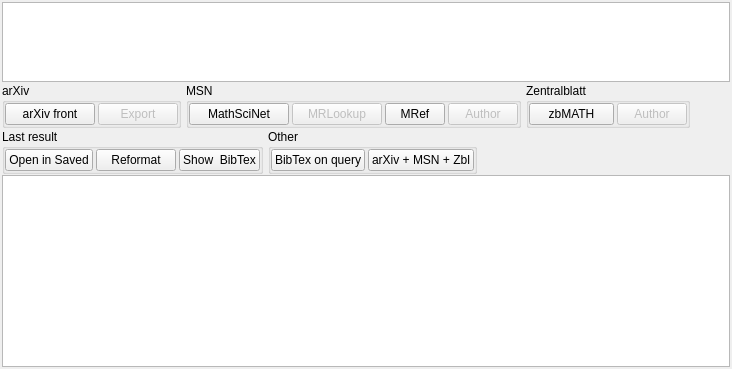
      <widget class="QWidget" name="searchTab">
       <attribute name="title">
        <string>Search</string>
       </attribute>
       <layout class="QVBoxLayout" name="verticalLayout_2">
        <property name="spacing">
         <number>1</number>
        </property>
        <property name="leftMargin">
         <number>2</number>
        </property>
        <property name="topMargin">
         <number>2</number>
        </property>
        <property name="rightMargin">
         <number>2</number>
        </property>
        <property name="bottomMargin">
         <number>2</number>
        </property>
        <item>
         <widget class="QPlainTextEdit" name="searchQuery">
          <property name="sizePolicy">
           <sizepolicy hsizetype="Expanding" vsizetype="Fixed">
            <horstretch>0</horstretch>
            <verstretch>0</verstretch>
           </sizepolicy>
          </property>
          <property name="minimumSize">
           <size>
            <width>0</width>
            <height>80</height>
           </size>
          </property>
          <property name="maximumSize">
           <size>
            <width>16777215</width>
            <height>80</height>
           </size>
          </property>
          <property name="toolTip">
           <string>&lt;html&gt;&lt;head/&gt;&lt;body&gt;&lt;p&gt;Supports and/or/not operator, parentheses and field specifiers.&lt;/p&gt;&lt;p&gt;For example au:, ti:, py: denote title, author and publication year fields. For the complete list of fields see Help.&lt;/p&gt;&lt;p&gt;New line indicates a new field, which can sometimes be guessed. E.g. 2005-2011 or 2005 will be treated as publication year.&lt;/p&gt;&lt;p&gt;Operators and/or/not at the end or beginning of a line are treated as connectors for the whole fields/lines.&lt;/p&gt;&lt;p&gt;Fully formed LaTex citation or BibTex record can also be used.&lt;/p&gt;&lt;/body&gt;&lt;/html&gt;</string>
          </property>
         </widget>
        </item>
        <item>
         <layout class="QHBoxLayout" name="horizontalLayout">
          <property name="spacing">
           <number>5</number>
          </property>
          <item>
           <widget class="QGroupBox" name="groupBox_5">
            <property name="sizePolicy">
             <sizepolicy hsizetype="Minimum" vsizetype="Fixed">
              <horstretch>0</horstretch>
              <verstretch>0</verstretch>
             </sizepolicy>
            </property>
            <property name="title">
             <string>arXiv</string>
            </property>
            <layout class="QHBoxLayout" name="horizontalLayout_4">
             <property name="spacing">
              <number>3</number>
             </property>
             <property name="leftMargin">
              <number>0</number>
             </property>
             <property name="topMargin">
              <number>0</number>
             </property>
             <property name="rightMargin">
              <number>0</number>
             </property>
             <property name="bottomMargin">
              <number>0</number>
             </property>
             <item>
              <widget class="QPushButton" name="arxiv">
               <property name="sizePolicy">
                <sizepolicy hsizetype="Fixed" vsizetype="Fixed">
                 <horstretch>0</horstretch>
                 <verstretch>0</verstretch>
                </sizepolicy>
               </property>
               <property name="minimumSize">
                <size>
                 <width>90</width>
                 <height>0</height>
                </size>
               </property>
               <property name="text">
                <string>arXiv front</string>
               </property>
              </widget>
             </item>
             <item>
              <widget class="QPushButton" name="arxivExport">
               <property name="enabled">
                <bool>false</bool>
               </property>
               <property name="sizePolicy">
                <sizepolicy hsizetype="Fixed" vsizetype="Fixed">
                 <horstretch>0</horstretch>
                 <verstretch>0</verstretch>
                </sizepolicy>
               </property>
               <property name="minimumSize">
                <size>
                 <width>60</width>
                 <height>0</height>
                </size>
               </property>
               <property name="text">
                <string>Export</string>
               </property>
              </widget>
             </item>
            </layout>
           </widget>
          </item>
          <item>
           <widget class="QGroupBox" name="groupBox_6">
            <property name="sizePolicy">
             <sizepolicy hsizetype="Fixed" vsizetype="Fixed">
              <horstretch>0</horstretch>
              <verstretch>0</verstretch>
             </sizepolicy>
            </property>
            <property name="title">
             <string>MSN</string>
            </property>
            <layout class="QHBoxLayout" name="horizontalLayout_8">
             <property name="spacing">
              <number>3</number>
             </property>
             <property name="leftMargin">
              <number>0</number>
             </property>
             <property name="topMargin">
              <number>0</number>
             </property>
             <property name="rightMargin">
              <number>0</number>
             </property>
             <property name="bottomMargin">
              <number>0</number>
             </property>
             <item>
              <widget class="QPushButton" name="msn">
               <property name="enabled">
                <bool>true</bool>
               </property>
               <property name="sizePolicy">
                <sizepolicy hsizetype="Fixed" vsizetype="Fixed">
                 <horstretch>0</horstretch>
                 <verstretch>0</verstretch>
                </sizepolicy>
               </property>
               <property name="minimumSize">
                <size>
                 <width>100</width>
                 <height>0</height>
                </size>
               </property>
               <property name="maximumSize">
                <size>
                 <width>100</width>
                 <height>16777215</height>
                </size>
               </property>
               <property name="text">
                <string>MathSciNet</string>
               </property>
              </widget>
             </item>
             <item>
              <widget class="QPushButton" name="mrl">
               <property name="enabled">
                <bool>false</bool>
               </property>
               <property name="sizePolicy">
                <sizepolicy hsizetype="Fixed" vsizetype="Fixed">
                 <horstretch>0</horstretch>
                 <verstretch>0</verstretch>
                </sizepolicy>
               </property>
               <property name="minimumSize">
                <size>
                 <width>90</width>
                 <height>0</height>
                </size>
               </property>
               <property name="maximumSize">
                <size>
                 <width>90</width>
                 <height>16777215</height>
                </size>
               </property>
               <property name="text">
                <string>MRLookup</string>
               </property>
              </widget>
             </item>
             <item>
              <widget class="QPushButton" name="mref">
               <property name="sizePolicy">
                <sizepolicy hsizetype="Fixed" vsizetype="Fixed">
                 <horstretch>0</horstretch>
                 <verstretch>0</verstretch>
                </sizepolicy>
               </property>
               <property name="minimumSize">
                <size>
                 <width>60</width>
                 <height>0</height>
                </size>
               </property>
               <property name="maximumSize">
                <size>
                 <width>60</width>
                 <height>16777215</height>
                </size>
               </property>
               <property name="text">
                <string>MRef</string>
               </property>
              </widget>
             </item>
             <item>
              <widget class="QPushButton" name="msnAuthor">
               <property name="enabled">
                <bool>false</bool>
               </property>
               <property name="sizePolicy">
                <sizepolicy hsizetype="Fixed" vsizetype="Fixed">
                 <horstretch>0</horstretch>
                 <verstretch>0</verstretch>
                </sizepolicy>
               </property>
               <property name="minimumSize">
                <size>
                 <width>70</width>
                 <height>0</height>
                </size>
               </property>
               <property name="maximumSize">
                <size>
                 <width>70</width>
                 <height>16777215</height>
                </size>
               </property>
               <property name="text">
                <string>Author</string>
               </property>
               <property name="checkable">
                <bool>false</bool>
               </property>
              </widget>
             </item>
            </layout>
           </widget>
          </item>
          <item>
           <widget class="QGroupBox" name="groupBox_7">
            <property name="sizePolicy">
             <sizepolicy hsizetype="Minimum" vsizetype="Fixed">
              <horstretch>0</horstretch>
              <verstretch>0</verstretch>
             </sizepolicy>
            </property>
            <property name="title">
             <string>Zentralblatt</string>
            </property>
            <layout class="QHBoxLayout" name="horizontalLayout_10">
             <property name="spacing">
              <number>3</number>
             </property>
             <property name="leftMargin">
              <number>0</number>
             </property>
             <property name="topMargin">
              <number>0</number>
             </property>
             <property name="rightMargin">
              <number>0</number>
             </property>
             <property name="bottomMargin">
              <number>0</number>
             </property>
             <item>
              <widget class="QPushButton" name="zbl">
               <property name="enabled">
                <bool>true</bool>
               </property>
               <property name="sizePolicy">
                <sizepolicy hsizetype="Fixed" vsizetype="Fixed">
                 <horstretch>0</horstretch>
                 <verstretch>0</verstretch>
                </sizepolicy>
               </property>
               <property name="minimumSize">
                <size>
                 <width>85</width>
                 <height>0</height>
                </size>
               </property>
               <property name="maximumSize">
                <size>
                 <width>85</width>
                 <height>16777215</height>
                </size>
               </property>
               <property name="text">
                <string>zbMATH</string>
               </property>
              </widget>
             </item>
             <item>
              <widget class="QPushButton" name="zblAuthor">
               <property name="enabled">
                <bool>false</bool>
               </property>
               <property name="sizePolicy">
                <sizepolicy hsizetype="Fixed" vsizetype="Fixed">
                 <horstretch>0</horstretch>
                 <verstretch>0</verstretch>
                </sizepolicy>
               </property>
               <property name="minimumSize">
                <size>
                 <width>70</width>
                 <height>0</height>
                </size>
               </property>
               <property name="maximumSize">
                <size>
                 <width>70</width>
                 <height>16777215</height>
                </size>
               </property>
               <property name="text">
                <string>Author</string>
               </property>
              </widget>
             </item>
            </layout>
           </widget>
          </item>
          <item>
           <spacer name="horizontalSpacer_2">
            <property name="orientation">
             <enum>Qt::Horizontal</enum>
            </property>
            <property name="sizeHint" stdset="0">
             <size>
              <width>40</width>
              <height>20</height>
             </size>
            </property>
           </spacer>
          </item>
          <item>
           <layout class="QVBoxLayout" name="verticalLayout_5"/>
          </item>
         </layout>
        </item>
        <item>
         <layout class="QHBoxLayout" name="horizontalLayout_9">
          <property name="spacing">
           <number>5</number>
          </property>
          <item>
           <widget class="QGroupBox" name="groupBox_8">
            <property name="sizePolicy">
             <sizepolicy hsizetype="Fixed" vsizetype="Fixed">
              <horstretch>0</horstretch>
              <verstretch>0</verstretch>
             </sizepolicy>
            </property>
            <property name="title">
             <string>Last result</string>
            </property>
            <layout class="QHBoxLayout" name="horizontalLayout_11">
             <property name="spacing">
              <number>3</number>
             </property>
             <property name="leftMargin">
              <number>0</number>
             </property>
             <property name="topMargin">
              <number>0</number>
             </property>
             <property name="rightMargin">
              <number>0</number>
             </property>
             <property name="bottomMargin">
              <number>0</number>
             </property>
             <item>
              <widget class="QPushButton" name="openInResults">
               <property name="text">
                <string>Open in Saved</string>
               </property>
              </widget>
             </item>
             <item>
              <widget class="QPushButton" name="reformat">
               <property name="text">
                <string>Reformat</string>
               </property>
              </widget>
             </item>
             <item>
              <widget class="QPushButton" name="showBibtex">
               <property name="text">
                <string>Show  BibTex</string>
               </property>
              </widget>
             </item>
            </layout>
           </widget>
          </item>
          <item>
           <widget class="QGroupBox" name="groupBox_10">
            <property name="sizePolicy">
             <sizepolicy hsizetype="Fixed" vsizetype="Fixed">
              <horstretch>0</horstretch>
              <verstretch>0</verstretch>
             </sizepolicy>
            </property>
            <property name="title">
             <string>Other</string>
            </property>
            <layout class="QHBoxLayout" name="horizontalLayout_12">
             <property name="spacing">
              <number>3</number>
             </property>
             <property name="leftMargin">
              <number>0</number>
             </property>
             <property name="topMargin">
              <number>0</number>
             </property>
             <property name="rightMargin">
              <number>0</number>
             </property>
             <property name="bottomMargin">
              <number>0</number>
             </property>
             <item>
              <widget class="QPushButton" name="formatBibtex">
               <property name="text">
                <string>BibTex on query</string>
               </property>
              </widget>
             </item>
             <item>
              <widget class="QPushButton" name="allThree">
               <property name="enabled">
                <bool>true</bool>
               </property>
               <property name="minimumSize">
                <size>
                 <width>80</width>
                 <height>0</height>
                </size>
               </property>
               <property name="text">
                <string>arXiv + MSN + Zbl</string>
               </property>
              </widget>
             </item>
            </layout>
           </widget>
          </item>
          <item>
           <spacer name="horizontalSpacer_5">
            <property name="orientation">
             <enum>Qt::Horizontal</enum>
            </property>
            <property name="sizeHint" stdset="0">
             <size>
              <width>40</width>
              <height>20</height>
             </size>
            </property>
           </spacer>
          </item>
         </layout>
        </item>
        <item>
         <widget class="QTextBrowser" name="quickResults">
          <property name="readOnly">
           <bool>true</bool>
          </property>
          <property name="openExternalLinks">
           <bool>true</bool>
          </property>
         </widget>
        </item>
       </layout>
      </widget>
